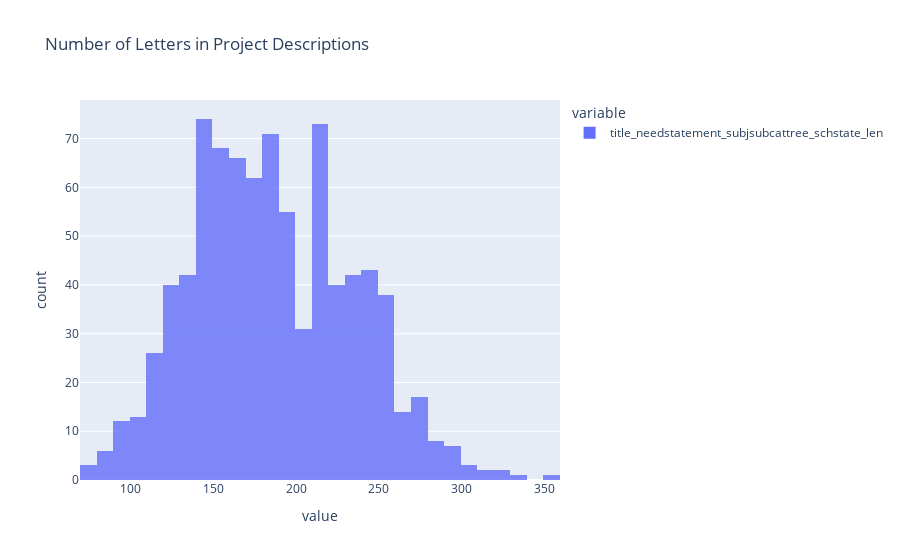

The notebook cell saved with this chart:
### Code cell
fig = px.histogram(
    projects_df['title_needstatement_subjsubcattree_schstate_len'],
    title="Number of Letters in Project Descriptions",
    labels = dict(x="Number of Letters", y="Count"),
    opacity=0.8
    )
fig.show()

### Figure 1 — Plotly figure (JSON) as saved in the notebook; plotly's stock layout.template omitted (floating-point values rounded to 4 significant figures; data arrays with more than 128 entries replaced by an {"elided": "..."} marker saying what was removed)
{"data": [{"alignmentgroup": "True", "bingroup": "x", "hovertemplate": "variable=title_needstatement_subjsubcattree_schstate_len<br>value=%{x}<br>count=%{y}<extra></extra>", "legendgroup": "title_needstatement_subjsubcattree_schstate_len", "marker": {"color": "#636efa", "opacity": 0.8, "pattern": {"shape": ""}}, "name": "title_needstatement_subjsubcattree_schstate_len", "offsetgroup": "title_needstatement_subjsubcattree_schstate_len", "orientation": "v", "showlegend": true, "type": "histogram", "x": {"elided": "860 int values"}, "xaxis": "x", "yaxis": "y"}], "layout": {"barmode": "relative", "legend": {"title": {"text": "variable"}, "tracegroupgap": 0}, "title": {"text": "Number of Letters in Project Descriptions"}, "xaxis": {"anchor": "y", "domain": [0, 1], "title": {"text": "value"}}, "yaxis": {"anchor": "x", "domain": [0, 1], "title": {"text": "count"}}}}
